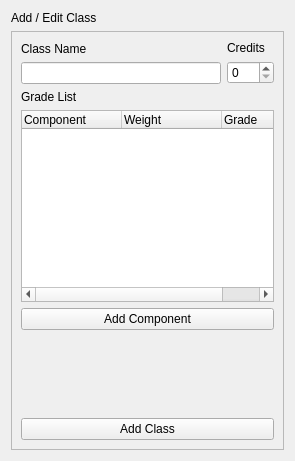
<?xml version="1.0" encoding="UTF-8"?>
<ui version="4.0">
 <class>EditOrNew</class>
 <widget class="QWidget" name="EditOrNew">
  <property name="geometry">
   <rect>
    <x>0</x>
    <y>0</y>
    <width>295</width>
    <height>461</height>
   </rect>
  </property>
  <property name="windowTitle">
   <string>Form</string>
  </property>
  <property name="autoFillBackground">
   <bool>true</bool>
  </property>
  <layout class="QVBoxLayout" name="verticalLayout">
   <item>
    <widget class="tTitleLabel" name="title">
     <property name="text">
      <string>Add / Edit Class</string>
     </property>
    </widget>
   </item>
   <item>
    <widget class="QScrollArea" name="scrollArea">
     <property name="autoFillBackground">
      <bool>true</bool>
     </property>
     <property name="widgetResizable">
      <bool>true</bool>
     </property>
     <widget class="QWidget" name="scrollAreaWidgetContents">
      <property name="geometry">
       <rect>
        <x>0</x>
        <y>0</y>
        <width>275</width>
        <height>417</height>
       </rect>
      </property>
      <layout class="QVBoxLayout" name="verticalLayout_3">
       <item>
        <widget class="QWidget" name="widget" native="true">
         <property name="autoFillBackground">
          <bool>true</bool>
         </property>
         <layout class="QHBoxLayout" name="horizontalLayout">
          <property name="leftMargin">
           <number>0</number>
          </property>
          <property name="topMargin">
           <number>0</number>
          </property>
          <property name="rightMargin">
           <number>0</number>
          </property>
          <property name="bottomMargin">
           <number>0</number>
          </property>
          <item>
           <widget class="QWidget" name="widget_2" native="true">
            <property name="autoFillBackground">
             <bool>true</bool>
            </property>
            <layout class="QVBoxLayout" name="verticalLayout_4">
             <property name="leftMargin">
              <number>0</number>
             </property>
             <property name="topMargin">
              <number>0</number>
             </property>
             <property name="rightMargin">
              <number>0</number>
             </property>
             <property name="bottomMargin">
              <number>0</number>
             </property>
             <item>
              <widget class="QLabel" name="label_2">
               <property name="text">
                <string>Class Name</string>
               </property>
              </widget>
             </item>
             <item>
              <widget class="QLineEdit" name="className"/>
             </item>
            </layout>
           </widget>
          </item>
          <item>
           <widget class="QWidget" name="widget_3" native="true">
            <property name="autoFillBackground">
             <bool>true</bool>
            </property>
            <layout class="QVBoxLayout" name="verticalLayout_5">
             <property name="leftMargin">
              <number>0</number>
             </property>
             <property name="topMargin">
              <number>0</number>
             </property>
             <property name="rightMargin">
              <number>0</number>
             </property>
             <property name="bottomMargin">
              <number>0</number>
             </property>
             <item>
              <widget class="QLabel" name="label">
               <property name="text">
                <string>Credits</string>
               </property>
              </widget>
             </item>
             <item>
              <widget class="QSpinBox" name="creditsAmount">
               <property name="maximum">
                <number>999</number>
               </property>
              </widget>
             </item>
            </layout>
           </widget>
          </item>
         </layout>
        </widget>
       </item>
       <item>
        <widget class="QLabel" name="label_3">
         <property name="text">
          <string>Grade List</string>
         </property>
        </widget>
       </item>
       <item>
        <widget class="QTreeWidget" name="gradeList">
         <column>
          <property name="text">
           <string>Component</string>
          </property>
         </column>
         <column>
          <property name="text">
           <string>Weight</string>
          </property>
         </column>
         <column>
          <property name="text">
           <string>Grade</string>
          </property>
         </column>
        </widget>
       </item>
       <item>
        <layout class="QVBoxLayout" name="verticalLayout_2">
         <item>
          <widget class="QPushButton" name="gradeButton">
           <property name="sizePolicy">
            <sizepolicy hsizetype="Preferred" vsizetype="Fixed">
             <horstretch>0</horstretch>
             <verstretch>0</verstretch>
            </sizepolicy>
           </property>
           <property name="text">
            <string>Add Component</string>
           </property>
           <property name="flat">
            <bool>false</bool>
           </property>
          </widget>
         </item>
         <item>
          <spacer name="verticalSpacer">
           <property name="orientation">
            <enum>Qt::Vertical</enum>
           </property>
           <property name="sizeHint" stdset="0">
            <size>
             <width>20</width>
             <height>40</height>
            </size>
           </property>
          </spacer>
         </item>
         <item>
          <widget class="QPushButton" name="classButton">
           <property name="text">
            <string>Add Class</string>
           </property>
          </widget>
         </item>
        </layout>
       </item>
      </layout>
     </widget>
    </widget>
   </item>
  </layout>
  <action name="actionEdit">
   <property name="text">
    <string>Edit</string>
   </property>
  </action>
  <action name="actionRemove">
   <property name="text">
    <string>Remove</string>
   </property>
  </action>
 </widget>
 <customwidgets>
  <customwidget>
   <class>tTitleLabel</class>
   <extends>QLabel</extends>
   <header location="global">ttitlelabel.h</header>
  </customwidget>
 </customwidgets>
 <resources/>
 <connections/>
</ui>
